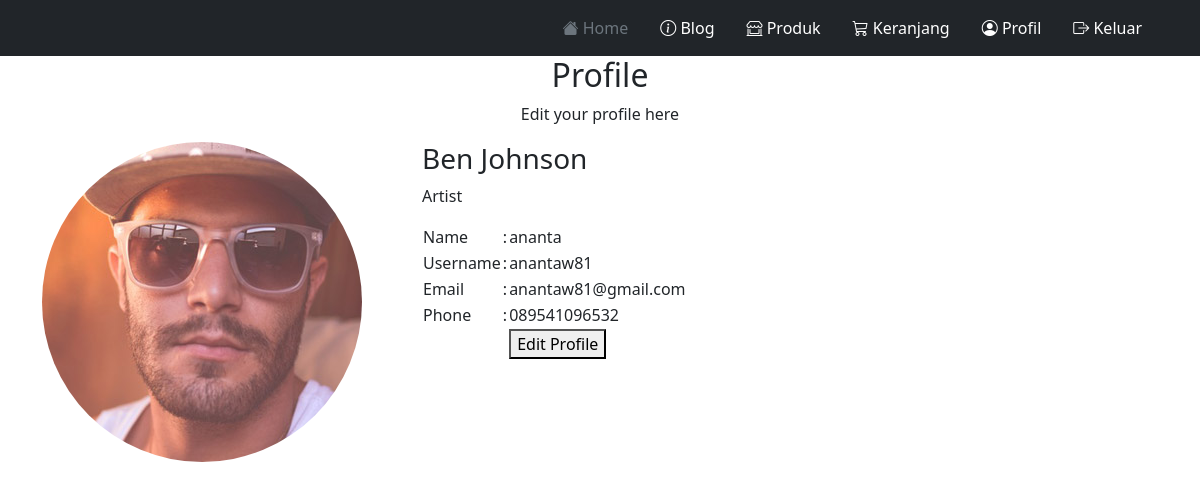
Screenshot of /profile.php (signed in) with the database file from the repository.
### tables this page shows
CREATE TABLE `user` (
  `id_user` int(11) NOT NULL,
  `nama_user` varchar(100) DEFAULT NULL,
  `email` varchar(50) DEFAULT NULL,
  `username` varchar(20) DEFAULT NULL,
  `password` varchar(40) DEFAULT NULL,
  `hp` varchar(12) DEFAULT NULL
);

### config.php (called while the page is built, shortened)
<?php
$koneksi = mysqli_connect("localhost", "root", "", "takemyherb");
function query($query){
    global $koneksi;
    $result = mysqli_query($koneksi, $query);
    $rows = [];
    while($row = mysqli_fetch_assoc($result) ){
        $rows[] = $row;
    }
    return $rows;
}
?>

### profile.php (the view, shortened to what this page needs)
<?php
    require('config.php');
    if(!isset($_SESSION['username'])){
        echo "<script>alert('Anda belum melakukan login!')
            window.location.replace('index.php')
        </script>";
    }
    else{
        $username = $_SESSION['username'];
    };
    $user = query("SELECT * FROM user where username = '$username'");
?>
<!DOCTYPE html>
<html lang="en">
<head>
    <link rel="stylesheet" href="https://cdn.jsdelivr.net/npm/bootstrap-icons@1.7.2/font/bootstrap-icons.css">
    <link href="https://cdn.jsdelivr.net/npm/bootstrap@5.1.3/dist/css/bootstrap.min.css" rel="stylesheet">
    <link rel="stylesheet" href="css/style.css">
</head>
<body>
    <?php include('_header.php'); ?>
    <section class="team-clean">
        <div class="container">
            <div class="intro">
                <h2 class="text-center">Profile </h2>
                <p class="text-center"> Edit your profile here </p>
            </div>
            <div class="row people">
                <div class="col-md-6 col-lg-4 item">
                    <img class="rounded-circle" src="img/profile/1.jpg">
                </div>
                <div class="col-md-6 col-lg-4 item">
                    <h3 class="name">Ben Johnson</h3>
                    <p class="title">Artist</p>
                    <table>
                    <?php foreach($user as $row):?>
                    <tr>
                        <td>Name</td>
                        <td>:</td>
                        <td><?= $row['nama_user'];?></td>
                    </tr>
                    <tr>
                        <td>Username</td>
                        <td>:</td>
                        <td><?= $row['username'];?></td>
                    </tr>
                    <tr>
                        <td>Email</td>
                        <td>:</td>
                        <td><?= $row['email'];?></td>
                    </tr>
                    <tr>
                        <td>Phone</td>
                        <td>:</td>
                        <td><?= $row['hp'];?></td>
                    </tr>
                    <tr>
                        <td></td>
                        <td></td>
                        <td>
                            <button>Edit Profile</button>
                        </td>
                    </tr>
                    <?php endforeach; ?>
                    </table>
                </div>
            </div>
        </div>
    </section>
</body>
</html>

### rows the page displays
user: nama_user "ananta", username "anantaw81", email "anantaw81@gmail.com", hp "089541096532"
